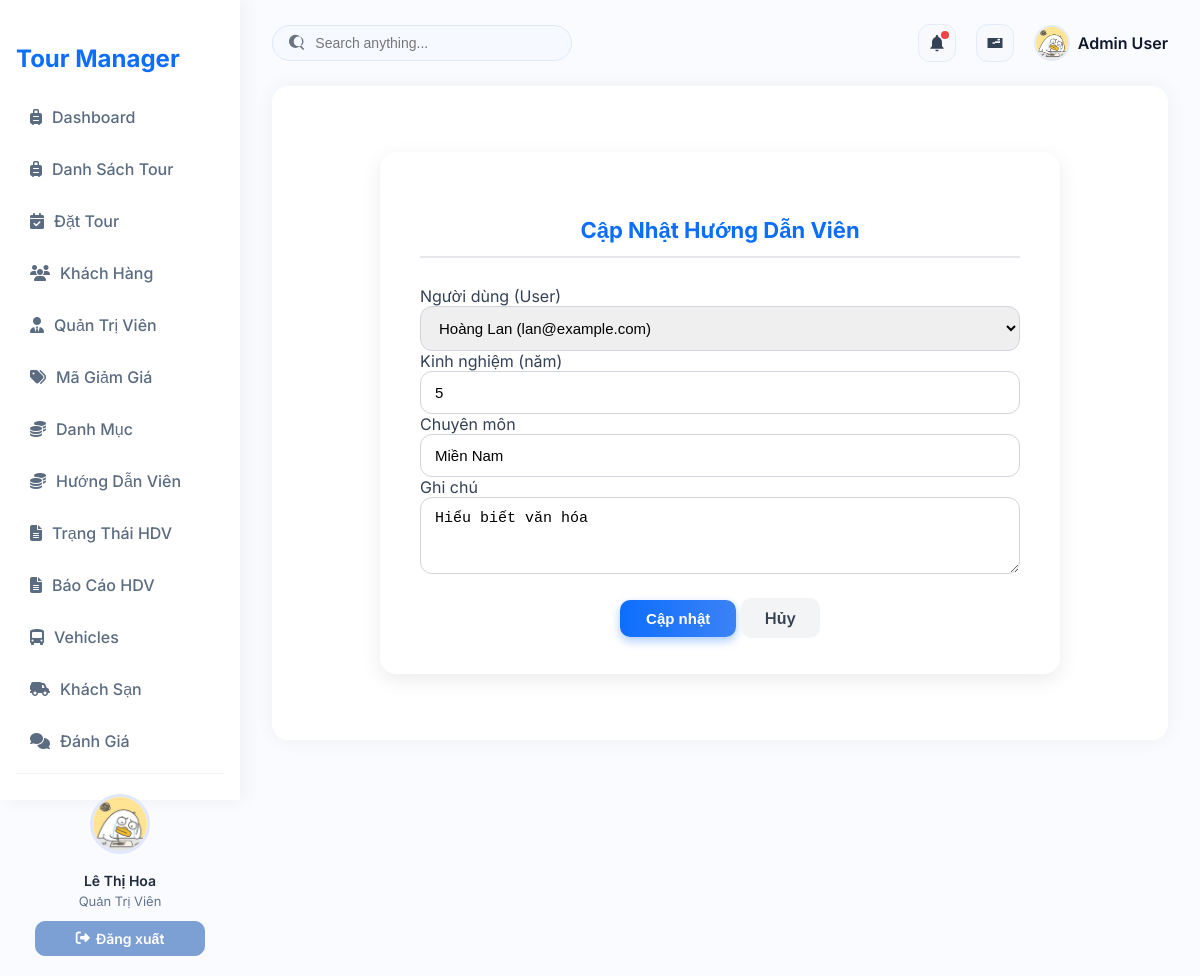
Before: /?action=admin-updateGuide&id=10 (signed in) with the older database file.
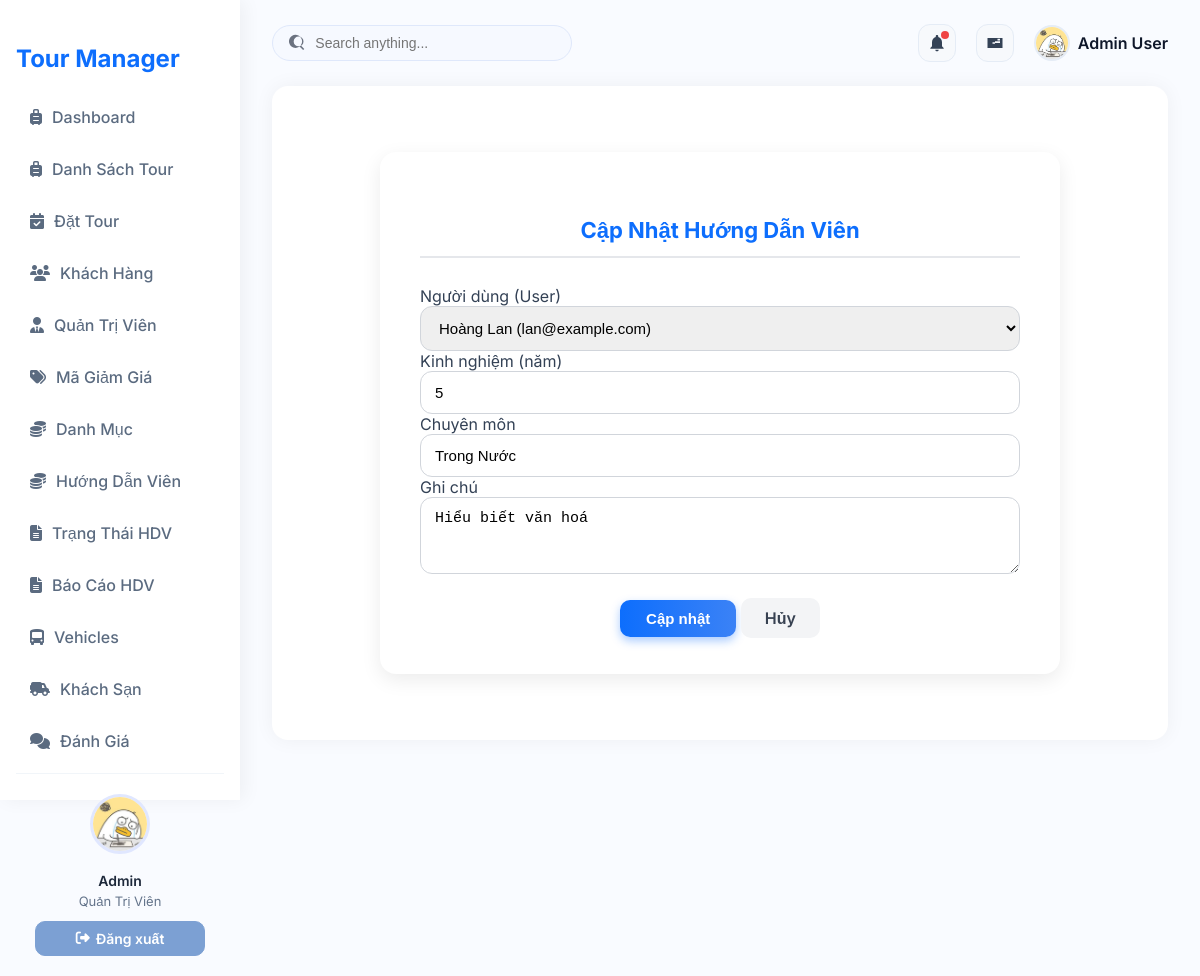
After: the same page with the newer database file.
### tables this page shows
CREATE TABLE `guides` (
  `guide_id` int NOT NULL,
  `user_id` int DEFAULT NULL,
  `experience_years` int DEFAULT '0',
  `specialization` varchar(255) DEFAULT NULL,
  `avt` varchar(255) DEFAULT NULL,
  `note` text
);

### routes/index.php (called while the page is built)
<?php
$action = $_GET['action'] ?? '/';
match ($action) {
    '/' => (new ProductController)->home(),
    'admin' => require './views/admin.php',
    'login' => (new AuthController)->login(),
    'logout' => (new AuthController)->logout(),
    'admin-listTours' => require './views/admin.php',
    'admin-createTours' => require './views/admin.php',
    'admin-updateTours' => require './views/admin.php',
    'admin-listUsers' => require './views/admin.php',
    'admin-createUsers' => require './views/admin.php',
    'admin-updateUsers' => require './views/admin.php',
    'admin-listCategory' => require './views/admin.php',
    'admin-createCategory' => require './views/admin.php',
    'admin-updateCategory' => require './views/admin.php',
    'admin-listCustomer' => require './views/admin.php',
    'admin-createCustomer' => require './views/admin.php',
    'admin-updateCustomer' => require './views/admin.php',
    'admin-listDiscount' => require './views/admin.php',
    'admin-createDiscount' => require './views/admin.php',
    'admin-updateDiscount' => require './views/admin.php',
    'admin-listGuide' => require './views/admin.php',
    'admin-createGuide' => require './views/admin.php',
    'admin-updateGuide' => require './views/admin.php',
    'admin-listTourGuide' => require './views/admin.php',
    'admin-createTourGuide' => require './views/admin.php',
    'admin-updateTourGuide' => require './views/admin.php',
    'admin-listHotel' => require './views/admin.php',
    'admin-createHotel' => require './views/admin.php',
    'admin-updateHotel' => require './views/admin.php',
    'admin-listVehicles' => require './views/admin.php',
    'admin-createVehicles' => require './views/admin.php',
    'admin-updateVehicles' => require './views/admin.php',
    'admin-listReport' => require './views/admin.php',
    'admin-createReport' => require './views/admin.php',
    'admin-updateReport' => require './views/admin.php',
    default => require './views/admin.php',
};

### index.php (called while the page is built, shortened)
<?php
spl_autoload_register(function ($class) {
    $fileName = "$class.php";
    $fileModel              = PATH_MODEL . $fileName;
});
require_once './routes/index.php';

### controllers/GuideController.php (called while the page is built, shortened)
<?php
class GuideController
{
    private $guideQuery;
    function __construct()
    {
        $this->guideQuery = new GuideQuery();
    }
    public function updateGuide($id)
    {
        $guide = $this->guideQuery->findGuide($id);
        $users = $this->guideQuery->getAllGuideUsers();
        require './views/Guide/UpdateGuide.php';
    }
}
?>

### models/BaseModel.php (called while the page is built, shortened)
<?php
class BaseModel
{
    public function __construct()
    {
        $dsn = sprintf('mysql:host=%s;port=%s;dbname=%s;charset=utf8', DB_HOST, DB_PORT, DB_NAME);
        try {
            $this->pdo = new PDO($dsn, DB_USERNAME, DB_PASSWORD, DB_OPTIONS);
        } catch (PDOException $e) {
            die("Kết nối cơ sở dữ liệu thất bại: {$e->getMessage()}. Vui lòng thử lại sau.");
        }
    }
}

### models/GuideQuery.php (called while the page is built, shortened)
<?php
class GuideQuery extends BaseModel {
    public function findGuide($id) {
        $sql = "SELECT guides.*, users.name, users.email, users.phone, users.user_id
                FROM guides
                INNER JOIN users ON guides.user_id = users.user_id
                WHERE guide_id = :id";
        $stmt = $this->pdo->prepare($sql);
        $stmt->bindParam(':id', $id);
        $stmt->execute();
        return $stmt->fetch(PDO::FETCH_ASSOC);
    }
    public function getAllGuideUsers() {
        $sql = "SELECT * FROM users WHERE role = 'guide'";
        $stmt = $this->pdo->prepare($sql);
        $stmt->execute();
        return $stmt->fetchAll(PDO::FETCH_ASSOC);
    }
}

### views/Guide/UpdateGuide.php (the view, shortened to what the changed rows need)
<link rel="stylesheet" href="./views/User/formUsers.css">
<div class="admin-form-container">
    <div class="admin-form-card">
        <h4 class="form-title">Cập Nhật Hướng Dẫn Viên</h4>
        <form method="POST">
            <div class="mb-3">
                <label>Người dùng (User)</label>
                <select name="user_id" class="form-select">
                    <?php foreach ($users as $u): ?>
                    <option value="<?= $u['user_id'] ?>" <?= ($guide['user_id'] == $u['user_id']) ? 'selected' : '' ?>>
                        <?= $u['name'] ?> (<?= $u['email'] ?>)
                    </option>
                    <?php endforeach; ?>
                </select>
            </div>
            <div class="mb-3">
                <label>Kinh nghiệm (năm)</label>
                <input type="number" name="experience_years" class="form-control"
                    value="<?= $guide['experience_years'] ?>">
            </div>
            <div class="mb-3">
                <label>Chuyên môn</label>
                <input type="text" name="specialization" class="form-control" value="<?= $guide['specialization'] ?>">
            </div>
            <div class="mb-3">
                <label>Ghi chú</label>
                <textarea name="note" class="form-control" rows="3"><?= $guide['note'] ?></textarea>
            </div>
            <div class="form-action">
                <button class="btn btn-primary" type="submit">Cập nhật</button>
                <a href="?action=admin-listGuide" class="btn btn-secondary">Hủy</a>
            </div>
        </form>
    </div>
</div>

### views/admin.php (shortened to what the changed rows need)
<?php
$action = $_GET['action'] ?? '';
$id = $_GET['id'] ?? '';
$user = $_SESSION['user'];
?>
<!DOCTYPE html>
<html lang="vi">
<head>
    <link rel="stylesheet" href="./assets/css/admin.css">
    <link rel="stylesheet" href="https://cdnjs.cloudflare.com/ajax/libs/font-awesome/6.5.0/css/all.min.css">
    <?php
    switch ($action) {
        case 'admin-createGuide':
        case 'admin-updateGuide':
            echo '<link rel="stylesheet" href="assets/css/Guide/formGuide.css">';
            break;
    }
    ?>
</head>
<body>
    <aside class="sidebar">
        <h2>Tour Manager</h2>
        <div class="sidebar-footer">
            <img
                alt="Admin avatar" />
            <p><?= $user['name'] ?></p>
            <small><?= $user['role'] == "admin" ? "Quản Trị Viên" : "Hướng Dẫn Viên" ?></small>
            <div class="auth-buttons">
                <?php if (empty($user)) { ?>
                <a href="?action=login"><i class="fa-solid fa-right-to-bracket"></i> Đăng nhập</a>
                <?php } else { ?>
                <a href="?action=logout"><i class="fa-solid fa-right-from-bracket"></i> Đăng xuất</a>
                <?php } ?>
            </div>
        </div>
    </aside>
    <main class="main">
        <div id="main-content" class="p-3">
            <?php
            switch ($action) {
                case 'admin-updateGuide':
                    (new GuideController)->updateGuide($id);
                    break;
            }
            ?>
        </div>
    </main>
</body>
</html>

Changed rows visible on the page:
changed guides: specialization "Miền Nam" → "Trong Nước"; note "Hiểu biết văn hóa" → "Hiểu biết văn hoá"
Other visible differences:
$user['name']: "Lê Thị Hoa" → "Admin"
